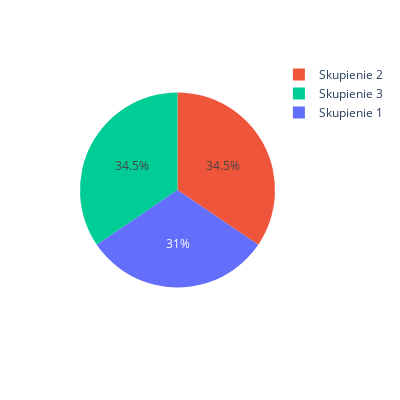

Notebook code for this chart:
### Code cell
pie=clusters.groupby('label').size().reset_index()
pie.columns=['label','value']
px.pie(pie,values='value',names=["Skupienie 1","Skupienie 2","Skupienie 3"],color=['blue','red','green'],height=400,width=400)

### Figure 1 — Plotly figure (JSON) as saved in the notebook; plotly's stock layout.template omitted (floating-point values rounded to 4 significant figures)
{"data": [{"customdata": [["blue"], ["red"], ["green"]], "domain": {"x": [0, 1], "y": [0, 1]}, "hovertemplate": "label=%{label}<br>value=%{value}<br>color=%{customdata[0]}<extra></extra>", "labels": ["Skupienie 1", "Skupienie 2", "Skupienie 3"], "legendgroup": "", "marker": {"colors": ["#636efa", "#EF553B", "#00cc96"]}, "name": "", "showlegend": true, "type": "pie", "values": [9, 10, 10]}], "layout": {"height": 400, "legend": {"tracegroupgap": 0}, "margin": {"t": 60}, "width": 400}}
